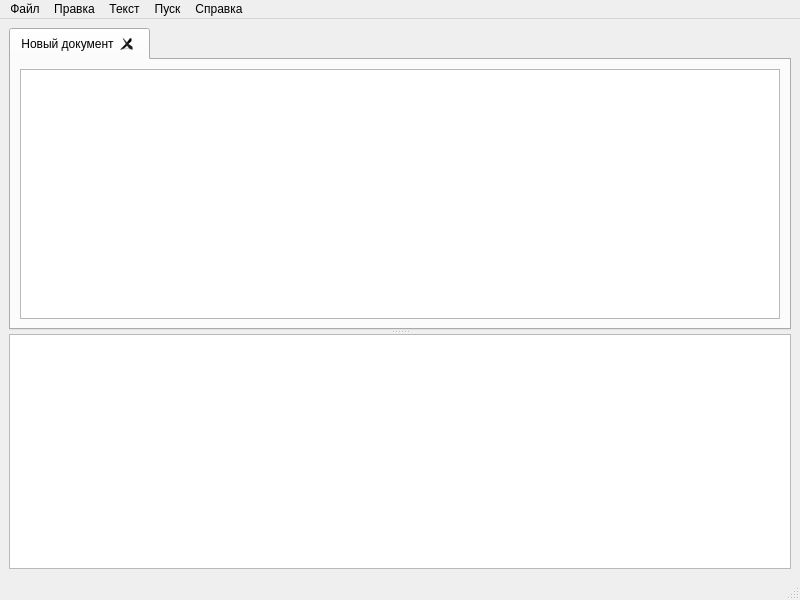
<?xml version="1.0" encoding="UTF-8"?>
<ui version="4.0">
 <class>MainWindow</class>
 <widget class="QMainWindow" name="MainWindow">
  <property name="geometry">
   <rect>
    <x>100</x>
    <y>100</y>
    <width>800</width>
    <height>600</height>
   </rect>
  </property>
  <property name="windowTitle">
   <string>Текстовый редактор</string>
  </property>
  <widget class="QWidget" name="centralwidget">
   <layout class="QVBoxLayout" name="verticalLayout">
   <item>
   <widget class="QSplitter" name="splitter">
                <property name="orientation">
                    <enum>Qt::Vertical</enum>
                </property>
     <widget class="QTabWidget" name="tabWidget">
      <property name="tabsClosable">
       <bool>true</bool>
      </property>
      <widget class="QWidget" name="tab">
       <attribute name="title">
        <string>Новый документ</string>
       </attribute>
       <layout class="QVBoxLayout" name="verticalLayout_2">
        <item>
         <widget class="QTextEdit" name="textEdit"/>
        </item>
       </layout>
      </widget>
     </widget>
    
     <widget class="QTextEdit" name="resultArea">
      <property name="readOnly">
       <bool>true</bool>
      </property>
     </widget>
     </widget>
    </item>
   </layout>
  </widget>
  
  <widget class="QMenuBar" name="menubar">
   <property name="geometry">
    <rect>
     <x>0</x>
     <y>0</y>
     <width>800</width>
     <height>21</height>
    </rect>
   </property>
   <widget class="QMenu" name="menuFile">
    <property name="title">
        <string>Файл</string>
    </property>
    <addaction name="action_New"/>
    <addaction name="action_Open"/>
    <addaction name="action_Save"/>
    <addaction name="action_SaveAs"/>
    <addaction name="action_Exit"/>
    </widget>
   <widget class="QMenu" name="menuEdit">
    <property name="title">
     <string>Правка</string>
    </property>
    <addaction name="action_Undo"/>
    <addaction name="action_Redo"/>
    <addaction name="action_Cut"/>
    <addaction name="action_Copy"/>
    <addaction name="action_Paste"/>
    <addaction name="action_Delete"/>
    <addaction name="action_SelectAll"/>
    <addaction name="action_ZoomIn"/>
    <addaction name="action_ZoomOut"/>
   </widget>
   


    <!-- Добавьте меню "Текст" -->
    <widget class="QMenu" name="menuText">
    <property name="title">
        <string>Текст</string>
    </property>
    <addaction name="action_Task"/>
    <addaction name="action_Grammar"/>
    <addaction name="action_Classification"/>
    <addaction name="action_Method"/>
    <addaction name="action_Errors"/>
    <addaction name="action_Test"/>
    <addaction name="action_References"/>
    <addaction name="action_SourceCode"/>
    </widget>

    <!-- Добавьте меню "Пуск" -->
    <widget class="QMenu" name="menuRun">
    <property name="title">
        <string>Пуск</string>
    </property>
    </widget>


   <widget class="QMenu" name="menuHelp">
    <property name="title">
     <string>Справка</string>
    </property>
    
    <addaction name="action_Help"/>
    <addaction name="action_About"/>
   </widget>
   <addaction name="menuFile"/>
   <addaction name="menuEdit"/>
   <addaction name="menuText"/>
   <addaction name="menuRun"/>
   <addaction name="menuHelp"/>
  </widget>
  <widget class="QStatusBar" name="statusbar"/>
  <!-- Добавьте новые действия в меню "Файл" -->
<action name="action_New">
  <property name="text">
    <string>Создать</string>
  </property>
</action>
<action name="action_SaveAs">
  <property name="text">
    <string>Сохранить как</string>
  </property>
</action>
  <action name="action_Open">
   <property name="text">
    <string>Открыть</string>
   </property>
  </action>
  <action name="action_Save">
   <property name="text">
    <string>Сохранить</string>
   </property>
  </action>
  <action name="action_Exit">
   <property name="text">
    <string>Выход</string>
   </property>
  </action>
  <!-- Добавьте действия для меню "Правка" -->
<action name="action_Delete">
<property name="text">
    <string>Удалить</string>
</property>
</action>
<action name="action_SelectAll">
<property name="text">
    <string>Выделить все</string>
    </property>
</action>
  <action name="action_Undo">
   <property name="text">
    <string>Отменить</string>
   </property>
  </action>
  <action name="action_Redo">
   <property name="text">
    <string>Повторить</string>
   </property>
  </action>
  <action name="action_Cut">
   <property name="text">
    <string>Вырезать</string>
   </property>
  </action>
  <action name="action_Copy">
   <property name="text">
    <string>Копировать</string>
   </property>
  </action>
  <action name="action_Paste">
   <property name="text">
    <string>Вставить</string>
   </property>
  </action>
  <action name="action_Help">
   <property name="text">
    <string>Вызов справки</string>
   </property>
  </action>
  <action name="action_About">
   <property name="text">
    <string>О программе</string>
   </property>
  </action>
  <!-- Добавьте эти действия в конец файла перед </widget> -->
    <action name="action_Task">
    <property name="text">
        <string>Постановка задачи</string>
    </property>
    </action>
    <action name="action_Grammar">
    <property name="text">
        <string>Грамматика</string>
    </property>
    </action>
    <action name="action_Classification">
    <property name="text">
        <string>Классификация грамматики</string>
    </property>
    </action>
    <action name="action_Method">
    <property name="text">
        <string>Метод анализа</string>
    </property>
    </action>
    <action name="action_Errors">
    <property name="text">
        <string>Диагностика и нейтрализация ошибок</string>
    </property>
    </action>
    <action name="action_Test">
    <property name="text">
        <string>Тестовый пример</string>
    </property>
    </action>
    <action name="action_References">
    <property name="text">
        <string>Список литературы</string>
    </property>
    </action>
    <action name="action_SourceCode">
    <property name="text">
        <string>Исходный код программы</string>
    </property>
    </action>
    <action name="action_ZoomIn">
    <property name="text">
        <string>Увеличить шрифт</string>
    </property>
</action>
<action name="action_ZoomOut">
    <property name="text">
        <string>Уменьшить шрифт</string>
    </property>
</action>
 </widget>
 <resources/>
 <connections/>
</ui>
